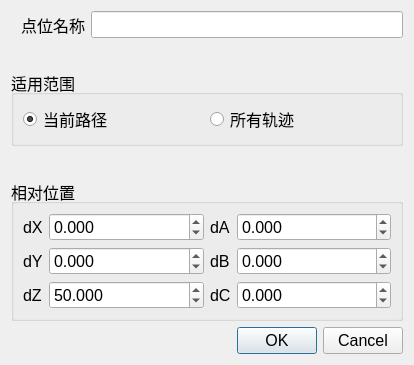
<?xml version="1.0" encoding="UTF-8"?>
<ui version="4.0">
 <class>PathInofOutPointSetDlg</class>
 <widget class="QDialog" name="PathInofOutPointSetDlg">
  <property name="geometry">
   <rect>
    <x>0</x>
    <y>0</y>
    <width>414</width>
    <height>365</height>
   </rect>
  </property>
  <property name="minimumSize">
   <size>
    <width>324</width>
    <height>291</height>
   </size>
  </property>
  <property name="font">
   <font>
    <family>Arial</family>
    <pointsize>12</pointsize>
   </font>
  </property>
  <property name="windowTitle">
   <string>辅助点添加</string>
  </property>
  <layout class="QVBoxLayout" name="verticalLayout">
   <item>
    <layout class="QHBoxLayout" name="horizontalLayout_3">
     <item>
      <spacer name="horizontalSpacer">
       <property name="orientation">
        <enum>Qt::Horizontal</enum>
       </property>
       <property name="sizeType">
        <enum>QSizePolicy::Fixed</enum>
       </property>
       <property name="sizeHint" stdset="0">
        <size>
         <width>10</width>
         <height>20</height>
        </size>
       </property>
      </spacer>
     </item>
     <item>
      <widget class="QLabel" name="AddModeTip">
       <property name="text">
        <string>点位名称</string>
       </property>
      </widget>
     </item>
     <item>
      <widget class="QLineEdit" name="AssistPointName"/>
     </item>
    </layout>
   </item>
   <item>
    <spacer name="verticalSpacer">
     <property name="orientation">
      <enum>Qt::Vertical</enum>
     </property>
     <property name="sizeHint" stdset="0">
      <size>
       <width>20</width>
       <height>40</height>
      </size>
     </property>
    </spacer>
   </item>
   <item>
    <widget class="QGroupBox" name="groupBox">
     <property name="title">
      <string>适用范围</string>
     </property>
     <layout class="QHBoxLayout" name="horizontalLayout">
      <item>
       <widget class="QRadioButton" name="ApplyCurrentPath">
        <property name="statusTip">
         <string>添加到当前路径</string>
        </property>
        <property name="text">
         <string>当前路径</string>
        </property>
        <property name="checked">
         <bool>true</bool>
        </property>
       </widget>
      </item>
      <item>
       <widget class="QRadioButton" name="ApplyAllPaths">
        <property name="statusTip">
         <string>添加到所有路径</string>
        </property>
        <property name="text">
         <string>所有轨迹</string>
        </property>
       </widget>
      </item>
     </layout>
    </widget>
   </item>
   <item>
    <spacer name="verticalSpacer_2">
     <property name="orientation">
      <enum>Qt::Vertical</enum>
     </property>
     <property name="sizeType">
      <enum>QSizePolicy::Expanding</enum>
     </property>
     <property name="sizeHint" stdset="0">
      <size>
       <width>20</width>
       <height>40</height>
      </size>
     </property>
    </spacer>
   </item>
   <item>
    <widget class="QGroupBox" name="relpostip">
     <property name="title">
      <string>相对位置</string>
     </property>
     <layout class="QHBoxLayout" name="horizontalLayout_2">
      <item>
       <layout class="QFormLayout" name="formLayout">
        <item row="0" column="0">
         <widget class="QLabel" name="label_2">
          <property name="text">
           <string>dX</string>
          </property>
         </widget>
        </item>
        <item row="0" column="1">
         <widget class="QDoubleSpinBox" name="dxpos">
          <property name="decimals">
           <number>3</number>
          </property>
          <property name="minimum">
           <double>-999.000000000000000</double>
          </property>
          <property name="maximum">
           <double>999.990000000000009</double>
          </property>
          <property name="singleStep">
           <double>5.000000000000000</double>
          </property>
         </widget>
        </item>
        <item row="1" column="0">
         <widget class="QLabel" name="label_3">
          <property name="text">
           <string>dY</string>
          </property>
         </widget>
        </item>
        <item row="1" column="1">
         <widget class="QDoubleSpinBox" name="dypos">
          <property name="decimals">
           <number>3</number>
          </property>
          <property name="minimum">
           <double>-999.000000000000000</double>
          </property>
          <property name="maximum">
           <double>999.990000000000009</double>
          </property>
          <property name="singleStep">
           <double>5.000000000000000</double>
          </property>
         </widget>
        </item>
        <item row="2" column="0">
         <widget class="QLabel" name="label_4">
          <property name="text">
           <string>dZ</string>
          </property>
         </widget>
        </item>
        <item row="2" column="1">
         <widget class="QDoubleSpinBox" name="dzpos">
          <property name="decimals">
           <number>3</number>
          </property>
          <property name="minimum">
           <double>-999.000000000000000</double>
          </property>
          <property name="maximum">
           <double>999.990000000000009</double>
          </property>
          <property name="singleStep">
           <double>5.000000000000000</double>
          </property>
          <property name="value">
           <double>50.000000000000000</double>
          </property>
         </widget>
        </item>
       </layout>
      </item>
      <item>
       <layout class="QFormLayout" name="formLayout_2">
        <item row="0" column="0">
         <widget class="QLabel" name="label_5">
          <property name="text">
           <string>dA</string>
          </property>
         </widget>
        </item>
        <item row="0" column="1">
         <widget class="QDoubleSpinBox" name="dapos">
          <property name="decimals">
           <number>3</number>
          </property>
          <property name="minimum">
           <double>-999.000000000000000</double>
          </property>
          <property name="maximum">
           <double>999.990000000000009</double>
          </property>
          <property name="singleStep">
           <double>5.000000000000000</double>
          </property>
         </widget>
        </item>
        <item row="1" column="0">
         <widget class="QLabel" name="label_6">
          <property name="text">
           <string>dB</string>
          </property>
         </widget>
        </item>
        <item row="1" column="1">
         <widget class="QDoubleSpinBox" name="dbpos">
          <property name="decimals">
           <number>3</number>
          </property>
          <property name="minimum">
           <double>-999.000000000000000</double>
          </property>
          <property name="maximum">
           <double>999.990000000000009</double>
          </property>
          <property name="singleStep">
           <double>5.000000000000000</double>
          </property>
         </widget>
        </item>
        <item row="2" column="0">
         <widget class="QLabel" name="label_7">
          <property name="text">
           <string>dC</string>
          </property>
         </widget>
        </item>
        <item row="2" column="1">
         <widget class="QDoubleSpinBox" name="dcpos">
          <property name="decimals">
           <number>3</number>
          </property>
          <property name="minimum">
           <double>-999.000000000000000</double>
          </property>
          <property name="maximum">
           <double>999.990000000000009</double>
          </property>
          <property name="singleStep">
           <double>5.000000000000000</double>
          </property>
         </widget>
        </item>
       </layout>
      </item>
     </layout>
    </widget>
   </item>
   <item>
    <widget class="QDialogButtonBox" name="buttonBox">
     <property name="standardButtons">
      <set>QDialogButtonBox::Cancel|QDialogButtonBox::Ok</set>
     </property>
     <property name="centerButtons">
      <bool>false</bool>
     </property>
    </widget>
   </item>
  </layout>
 </widget>
 <resources/>
 <connections/>
</ui>
